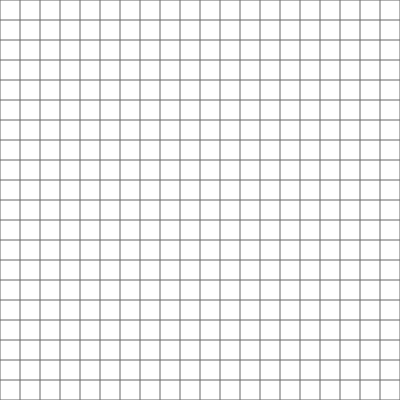
Frame 1 (no input)
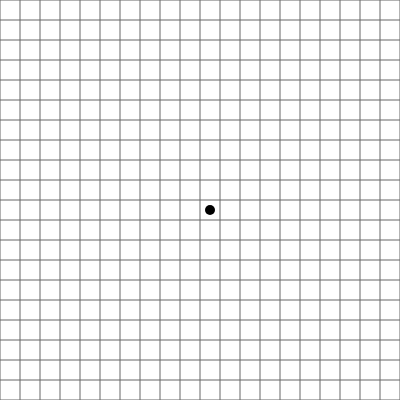
Frame 2 (the mouse pressed at the canvas centre, redrawn once)

The p5.js sketch that drew these frames (run headless with seeded random() and noise() and a simulated clock; the mouse was pressed at the canvas centre and the sketch redrawn once):

// p5.js sketch
// ── sketch.js
const CANVAS_H = 400;
const CANVAS_W = 400;
const GAP = 20;
const HALF_GAP = GAP / 2;
const COORD_H = CANVAS_H / GAP;
const COORD_W = CANVAS_W / GAP;
const STROCKE_COLOR = 103;
const PIE_COLOR = 'rgb(255, 0, 0)';
const PIE_COLOR_2 = 'rgb(0, 0, 0)';
const PLAYER_1 = 'PLAYER_1';
const PLAYER_2 = 'PLAYER_2';
const COUNT_WIN = 5;

const HORIZONTAL_WIN = 'HORIZONTAL_WIN';
const VERTICAL_WIN = 'VERTICAL_WIN';
const UP_DIAGONAL_WIN = 'UP_DIAGONAL_WIN';
const DOWN_DIAGONAL_WIN = 'DOWN_DIAGONAL_WIN';

let pieColor = PIE_COLOR;
let switchTurn = PLAYER_1;

let arrPies = [];
let player2Pies = [];
let player1Pies = [];

let g_player1Count = 0;
let g_player2Count = 0;
let g_typeWin = '';

let winLineEndHorizontal = [];
let winLineEndVertical = [];
let winLineEndUpDiagonal = [];
let winLineEndDowDiagonal = [];

function setup() {
  let cnv = createCanvas(CANVAS_W, CANVAS_H);
  cnv.id('canvas-xoxo');
  stroke(STROCKE_COLOR);
  noLoop();

  // Generate array of items
  for (let i = 0; i < COORD_W; i ++) {
    for (let j = 0; j < COORD_H; j ++) {
      arrPies.push([i,j]);
    }
  }
  drawBoard();
}

function draw() {
  // background(0);
  // noFill();
}

function mousePressed() {

  if (mouseX > width || mouseY > height) {
    return false;
  }

  if (g_player1Count == COUNT_WIN || g_player2Count == COUNT_WIN) {
    return false;
  }

  let px = Math.floor(mouseX / GAP);
  let py = Math.floor(mouseY / GAP);

  if (checkExistedPie(arrPies, [px, py])) {
    // remove item in array
    arrPies = arrPies.filter((value, index) => JSON.stringify(value) !== JSON.stringify([px, py]))
  } else {
    return false
  }

  if (pieColor === PIE_COLOR) {
    pieColor = PIE_COLOR_2;
  } else {
    pieColor = PIE_COLOR;
  }

  fill(pieColor);
  drawCircle({x: px * GAP + HALF_GAP, y: py * GAP + HALF_GAP}, HALF_GAP);

  if (switchTurn == PLAYER_1) {
    switchTurn = PLAYER_2;
    player1Pies.push([px, py]);
    checkWinHorizontal(player1Pies, [px, py], PLAYER_1);
    checkWinVertical(player1Pies, [px, py], PLAYER_1);
    checkWinUpDiagonal(player1Pies, [px, py], PLAYER_1);
    checkWinDownDiagonal(player1Pies, [px, py], PLAYER_1);
  } else {
    switchTurn = PLAYER_1;
    player2Pies.push([px, py]);
    checkWinHorizontal(player2Pies, [px, py], PLAYER_2);
    checkWinVertical(player2Pies, [px, py], PLAYER_2);
    checkWinUpDiagonal(player2Pies, [px, py], PLAYER_2);
    checkWinDownDiagonal(player2Pies, [px, py], PLAYER_2);
  }

  checkEndGame();
}

function checkWinHorizontal (a_pies, p, player, bEndLeft = false, count = 1) {
  let lPx = p[0] > 0 ? p[0] - 1 : p[0];
  let rPx = p[0] < CANVAS_W / GAP ? p[0] + 1 : p[0];
  let lPoint = [lPx, p[1]];
  let rPoint = [rPx, p[1]];

  winLineEndHorizontal.push(rPoint);

  if (count == COUNT_WIN) { 
    g_typeWin = HORIZONTAL_WIN;
    if (player == PLAYER_1) {
      g_player1Count = count;
    } else {
      g_player2Count = count;
    }

    return true;
  }

  if (checkExistedPie(a_pies, lPoint) && !bEndLeft && lPoint[0] != 0) {
    checkWinHorizontal(a_pies, lPoint, player, false);
  } else {
    if (checkExistedPie(a_pies, rPoint)) {
      winLineEndHorizontal = [];
      count += 1;
      checkWinHorizontal(a_pies, rPoint, player, true, count);
    }
  }
}

function checkWinVertical (a_pies, p, player, bEndTop = false, count = 1) {
  let tPy = p[1] > 0 ? p[1] - 1 : p[1];
  let bPy = p[1] < CANVAS_H / GAP ? p[1] + 1 : p[1];
  let tPoint = [p[0], tPy];
  let bPoint = [p[0], bPy];

  winLineEndVertical.push(bPoint);

  if (count == COUNT_WIN) { 
    g_typeWin = VERTICAL_WIN;
    if (player == PLAYER_1) {
      g_player1Count = count;
    } else {
      g_player2Count = count;
    }
    console.log(winLineEndVertical);
    return true;
  }

  if (checkExistedPie(a_pies, tPoint) && !bEndTop && tPoint[1] != 0) {
    checkWinVertical(a_pies, tPoint, player, false);
  } else {
    if (checkExistedPie(a_pies, bPoint)) {
      winLineEndVertical = [];
      count += 1;
      checkWinVertical(a_pies, bPoint, player, true, count);
    }
  }
}

function checkWinUpDiagonal (a_pies, p, player, bEndLeft = false, count = 1) {
  let lPx = p[0] > 0 ? p[0] - 1 : p[0];
  let lPy = p[1] < CANVAS_H / GAP ? p[1] + 1 : p[1];

  let rPx = p[0] < CANVAS_W / GAP ? p[0] + 1 : p[0];
  let rPy = p[1] > 0 ? p[1] - 1 : p[1];
  
  let lPoint = [lPx, lPy];
  let rPoint = [rPx, rPy];

  winLineEndUpDiagonal.push(rPoint);

  if (count == COUNT_WIN) { 
    g_typeWin = UP_DIAGONAL_WIN;
    if (player == PLAYER_1) {
      g_player1Count = count;
    } else {
      g_player2Count = count;
    }
    console.log('winLineEndUpDiagonal', winLineEndUpDiagonal);
    return true;
  }

  if (checkExistedPie(a_pies, lPoint) && !bEndLeft && lPoint[0] != 0) {
    checkWinUpDiagonal(a_pies, lPoint, player, false);
  } else {
    if (checkExistedPie(a_pies, rPoint)) {
      winLineEndUpDiagonal = [];
      count += 1;
      checkWinUpDiagonal(a_pies, rPoint, player, true, count);
    }
  }
}

function checkWinDownDiagonal (a_pies, p, player, bEndLeft = false, count = 1) {
  let lPx = p[0] > 0 ? p[0] - 1 : p[0];
  let lPy = p[1] > 0 ? p[1] - 1 : p[1];

  let rPx = p[0] < CANVAS_W / GAP ? p[0] + 1 : p[0];
  let rPy = p[1] < CANVAS_H / GAP ? p[1] + 1 : p[1];
  
  let lPoint = [lPx, lPy];
  let rPoint = [rPx, rPy];

  winLineEndDowDiagonal.push(rPoint);

  if (count == COUNT_WIN) { 
    g_typeWin = DOWN_DIAGONAL_WIN;
    if (player == PLAYER_1) {
      g_player1Count = count;
    } else {
      g_player2Count = count;
    }
    console.log(winLineEndDowDiagonal);
    return true;
  }

  if (checkExistedPie(a_pies, lPoint) && !bEndLeft && lPoint[0] != 0) {
    checkWinDownDiagonal(a_pies, lPoint, player, false);
  } else {
    if (checkExistedPie(a_pies, rPoint)) {
      winLineEndDowDiagonal = [];
      count += 1;
      checkWinDownDiagonal(a_pies, rPoint, player, true, count);
    }
  }
}

function checkEndGame () {
  setTimeout(function(){
    if (arrPies.length == 0) {
      console.log('Draw!');
    }

    if (g_player1Count == COUNT_WIN || g_player2Count == COUNT_WIN) {
      hightLightWin();
    }

    if (g_player1Count == COUNT_WIN) {
      document.getElementById('notification').innerHTML = 'Player 1 won!';
      console.log('PLAYER_1 won!');
    }
    if (g_player2Count == COUNT_WIN) {
      document.getElementById('notification').innerHTML = 'Player 2 won!';
      console.log('PLAYER_2 won!');
    }
  }, 1000)
}

function hightLightWin () {
  let p1 = null;
  let p2 = null;
  switch (g_typeWin) {
    case HORIZONTAL_WIN: {
      p1 = {x: winLineEndHorizontal[0][0] * GAP - HALF_GAP, y: winLineEndHorizontal[0][1] * GAP + HALF_GAP};
      p2 = {
        x: (winLineEndHorizontal[0][0] - COUNT_WIN + 1) * GAP - HALF_GAP, 
        y: winLineEndHorizontal[0][1] * GAP + HALF_GAP
      };
      break;
    }
    case VERTICAL_WIN: {
      p1 = {x: winLineEndVertical[0][0] * GAP + HALF_GAP, y: winLineEndVertical[0][1] * GAP - HALF_GAP};
      p2 = {
        x: winLineEndVertical[0][0] * GAP + HALF_GAP, 
        y: (winLineEndVertical[0][1] - COUNT_WIN) * GAP + HALF_GAP
      };
      break;
    }
    case UP_DIAGONAL_WIN: {
      p1 = {x: (winLineEndUpDiagonal[0][0] - 1) * GAP + HALF_GAP, y: (winLineEndUpDiagonal[0][1] + 2) * GAP - HALF_GAP};
      p2 = {
        x: (winLineEndUpDiagonal[0][0] - COUNT_WIN) * GAP + HALF_GAP, 
        y: (winLineEndUpDiagonal[0][1] + COUNT_WIN) * GAP + HALF_GAP
      };
      break;
    }
    case DOWN_DIAGONAL_WIN: {
      p1 = {x: (winLineEndDowDiagonal[0][0] - 1) * GAP + HALF_GAP, y: (winLineEndDowDiagonal[0][1]) * GAP - HALF_GAP};
      p2 = {
        x: (winLineEndDowDiagonal[0][0] - COUNT_WIN) * GAP + HALF_GAP, 
        y: (winLineEndDowDiagonal[0][1] - COUNT_WIN) * GAP + HALF_GAP
      };
      break;
    }
    default:
      break;
  }
  
  if (p2 != null && p1 != null) {
    strokeWeight(4);
    drawLine(p1, p2);
  }
}

function checkExistedPie (arr, p) {
  // let check = arr.some(a => p.every((v, i) => v === a[i]));
  // return check;

  let a = JSON.stringify(arr);
  let b = JSON.stringify(p);
  let c = a.indexOf(b);

  return c != -1;
}

function drawBoard () {
  for (let i = 0; i <= width; i += GAP) {
    line(0, i, width, i);
  }
  for (let i = 0; i <= height; i += GAP) {
    line(i, 0, i, height);
  }
}

function drawCircle (p = {x : 0, y: 0}, r) {
  noStroke();
  // fill(0);
  ellipse(p.x, p.y, r, r);
}

function drawLine (p1, p2) {
  stroke(255,0,255);
  line(p1.x, p1.y, p2.x, p2.y);
}

class Shape {

}
